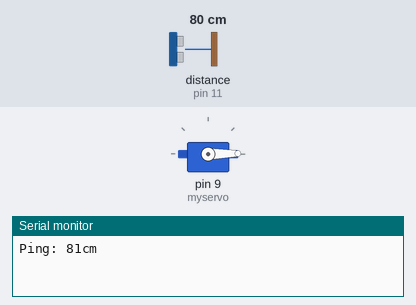
Simulated run of this sketch. Board: Arduino Uno, built with avr-gcc and run on an emulated ATmega328P. On the bench: servo, the last lines printed to the serial monitor. The test bench sets the inputs (shaded band); at power-on: distance to the obstacle (sensor on pin 11) 80 cm. The echo pulse lasts 58.3 µs per cm; random numbers use the default seed unless the sketch sets one.

Above: at 11.2 s.
11.3 s: distance to the obstacle (sensor on pin 11) set to 76 cm
At 22.4 s:
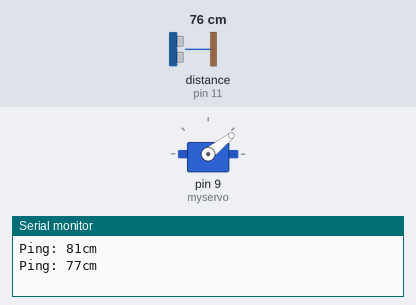
At 28.2 s:
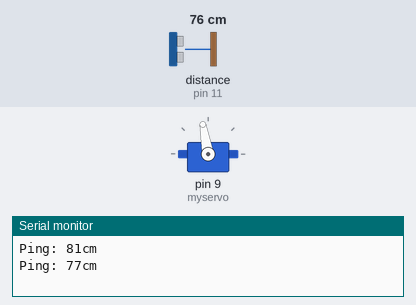
Timing chart, 0 to 39.0 s (numbered marks = the images above; inputs shaded):
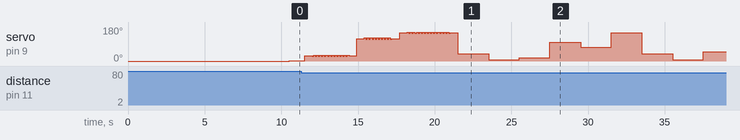

Measured:
- the behaviour switches between 79 and 78 cm on distance to the obstacle (sensor on pin 11) (found by bisection; images 0 and 1)
- after the input at 11.3 s, servo on pin 9 (myservo): 1° → 27° after 0.21 s, → 24° 0.50 s later, → 30° 0.10 s later, → 24° 0.10 s later, … (85 changes in this stretch)

The sketch:

oysterman3.ino
```cpp
#include <Servo.h>
#include <NewPing.h>

#define TRIGGER_PIN  12  // Arduino pin tied to trigger pin on the ultrasonic sensor.
#define ECHO_PIN     11  // Arduino pin tied to echo pin on the ultrasonic sensor.
#define MAX_DISTANCE 200 // Maximum distance we want to ping for (in centimeters). Maximum sensor distance is rated at 400-500cm.

NewPing sonar(TRIGGER_PIN, ECHO_PIN, MAX_DISTANCE); // NewPing setup of pins and maximum distance.


/************************************************/
Servo myservo;//create servo object to control a servo
/************************************************/

void setup()
{ Serial.begin(9600);
  myservo.attach(9);//attachs the servo on pin 9 to servo object
  myservo.write(0);//back to 0 degrees
  delay(10000);//wait for a second
  randomSeed(analogRead(A0));
}
/*************************************************/
void loop()

{ delay(500);  // Wait 500ms between pings (about 2 pings/sec). 29ms should be the shortest delay between pings.
  unsigned int uS = sonar.ping(); // Send ping, get ping time in microseconds (uS).
  Serial.print("Ping: ");
  Serial.print(uS / US_ROUNDTRIP_CM); // Convert ping time to distance and print result (0 = outside set distance range, no ping echo)
  Serial.println("cm");

  if (uS / US_ROUNDTRIP_CM<15 && uS / US_ROUNDTRIP_CM != 0){

myservo.write(133);delay(300);
myservo.write(130);delay(100);
myservo.write(135);delay(100);
myservo.write(130);delay(100);
myservo.write(135);delay(100);
myservo.write(130);delay(100);
myservo.write(135);delay(100);
myservo.write(130);delay(100);
myservo.write(135);delay(100);
myservo.write(130);delay(100);
myservo.write(135);delay(100);
myservo.write(130);delay(50);
myservo.write(135);delay(50);
myservo.write(130);delay(50);
myservo.write(135);delay(50);
myservo.write(130);delay(50);
myservo.write(135);delay(50);
myservo.write(130);delay(50);
myservo.write(135);delay(50);
myservo.write(130);delay(50);
myservo.write(135);delay(50);
myservo.write(130);delay(50);
myservo.write(135);delay(50);
myservo.write(133);delay(300);
Spell("iloveyou");

  }


  if (uS / US_ROUNDTRIP_CM>=80 && uS / US_ROUNDTRIP_CM<260){ myservo.write(uS / US_ROUNDTRIP_CM-80);delay(500);}
 if(uS / US_ROUNDTRIP_CM==263){myservo.write(135);delay(50);
myservo.write(130);delay(50);
myservo.write(135);delay(50);
myservo.write(130);delay(50);
myservo.write(135);delay(50);
myservo.write(130);delay(50);
myservo.write(135);delay(50);
myservo.write(130);delay(50);
myservo.write(135);delay(50);}
if(uS / US_ROUNDTRIP_CM==260){Spell("samurainevermournminutely");}
if(uS / US_ROUNDTRIP_CM==261){Spell("levitymournsoverstays");}
if(uS / US_ROUNDTRIP_CM==262){Spell("itstaresalonelystareenonamee");Spell("itlivesaloneeyoumaysayiamittnoooyouare");}


  if(uS / US_ROUNDTRIP_CM>14 && uS / US_ROUNDTRIP_CM <80){


myservo.write(27);delay(500);
myservo.write(24);delay(100);
myservo.write(30);delay(100);
myservo.write(24);delay(100);
myservo.write(30);delay(100);
myservo.write(24);delay(100);
myservo.write(30);delay(100);
myservo.write(24);delay(100);
myservo.write(30);delay(100);
myservo.write(24);delay(100);
myservo.write(30);delay(100);
myservo.write(24);delay(100);
myservo.write(30);delay(100);
myservo.write(24);delay(100);
myservo.write(30);delay(100);
myservo.write(24);delay(100);
myservo.write(30);delay(100);
myservo.write(24);delay(100);
myservo.write(30);delay(100);
myservo.write(24);delay(100);
myservo.write(30);delay(100);
myservo.write(24);delay(100);
myservo.write(30);delay(100);
myservo.write(24);delay(100);
myservo.write(30);delay(100);
myservo.write(27);delay(500);

myservo.write(119);delay(500);
myservo.write(122);delay(100);
myservo.write(116);delay(100);
myservo.write(122);delay(100);
myservo.write(116);delay(100);
myservo.write(122);delay(100);
myservo.write(116);delay(100);
myservo.write(122);delay(100);
myservo.write(116);delay(100);
myservo.write(122);delay(100);
myservo.write(116);delay(100);
myservo.write(122);delay(100);
myservo.write(116);delay(100);
myservo.write(122);delay(100);
myservo.write(116);delay(100);
myservo.write(122);delay(100);
myservo.write(116);delay(100);
myservo.write(122);delay(100);
myservo.write(116);delay(100);
myservo.write(119);delay(500);


myservo.write(150);delay(500);
myservo.write(153);delay(100);
myservo.write(147);delay(100);
myservo.write(153);delay(100);
myservo.write(147);delay(100);
myservo.write(153);delay(100);
myservo.write(147);delay(100);
myservo.write(153);delay(100);
myservo.write(147);delay(100);
myservo.write(153);delay(100);
myservo.write(147);delay(100);
myservo.write(153);delay(100);
myservo.write(147);delay(100);
myservo.write(153);delay(100);
myservo.write(147);delay(100);
myservo.write(153);delay(100);
myservo.write(147);delay(100);
myservo.write(153);delay(100);
myservo.write(147);delay(100);
myservo.write(153);delay(100);
myservo.write(147);delay(100);
myservo.write(153);delay(100);
myservo.write(147);delay(100);
myservo.write(153);delay(100);
myservo.write(147);delay(100);
myservo.write(153);delay(100);
myservo.write(147);delay(100);
myservo.write(153);delay(100);
myservo.write(147);delay(100);
myservo.write(150);delay(500);

int ADJECTIVEnumber = random(1,88);
int NOUNnumber = random(1,93);
if (ADJECTIVEnumber==1){Spell("yeasty");}
if (ADJECTIVEnumber==2){Spell("savory");}
if (ADJECTIVEnumber==3){Spell("lonely");}
if (ADJECTIVEnumber==4){Spell("lovely");}
if (ADJECTIVEnumber==5){Spell("vain");}
if (ADJECTIVEnumber==6){Spell("easy");}
if (ADJECTIVEnumber==7){Spell("yummy");}
if (ADJECTIVEnumber==8){Spell("enormous");}
if (ADJECTIVEnumber==9){Spell("envious");}
if (ADJECTIVEnumber==10){Spell("evil");}
if (ADJECTIVEnumber==11){Spell("silver");}
if (ADJECTIVEnumber==12){Spell("irate");}
if (ADJECTIVEnumber==13){Spell("vomitous");}
if (ADJECTIVEnumber==14){Spell("venomous");}
if (ADJECTIVEnumber==15){Spell("vile");}
if (ADJECTIVEnumber==16){Spell("stale");}
if (ADJECTIVEnumber==17){Spell("lame");}
if (ADJECTIVEnumber==18){Spell("sour");}
if (ADJECTIVEnumber==19){Spell("satin");}
if (ADJECTIVEnumber==20){Spell("leary");}
if (ADJECTIVEnumber==21){Spell("lemony");}
if (ADJECTIVEnumber==22){Spell("sly");}
if (ADJECTIVEnumber==22){Spell("smiley");;}
if (ADJECTIVEnumber==24){Spell("steamy");}
if (ADJECTIVEnumber==25){Spell("verminous");}
if (ADJECTIVEnumber==26){Spell("livery");}
if (ADJECTIVEnumber==27){Spell("solitary");}
if (ADJECTIVEnumber==28){Spell("solemn");}
if (ADJECTIVEnumber==29){Spell("lost");}
if (ADJECTIVEnumber==30){Spell("lousy");}
if (ADJECTIVEnumber==31){Spell("lovey");}
if (ADJECTIVEnumber==32){Spell("lunar");}
if (ADJECTIVEnumber==33){Spell("stolen");}
if (ADJECTIVEnumber==34){Spell("lusty");}
if (ADJECTIVEnumber==35){Spell("malty");}
if (ADJECTIVEnumber==36){Spell("manly");}
if (ADJECTIVEnumber==37){Spell("stormy");}
if (ADJECTIVEnumber==38){Spell("snarly");}
if (ADJECTIVEnumber==39){Spell("suave");}
if (ADJECTIVEnumber==40){Spell("veiny");}
if (ADJECTIVEnumber==41){Spell("mean");}
if (ADJECTIVEnumber==42){Spell("silent");}
if (ADJECTIVEnumber==43){Spell("measly");}
if (ADJECTIVEnumber==44){Spell("meaty");}
if (ADJECTIVEnumber==45){Spell("menstrual");}
if (ADJECTIVEnumber==46){Spell("saintly");}
if (ADJECTIVEnumber==47){Spell("melty");}
if (ADJECTIVEnumber==48){Spell("sultry");}
if (ADJECTIVEnumber==49){Spell("minty");}
if (ADJECTIVEnumber==50){Spell("miserly");}
if (ADJECTIVEnumber==51){Spell("misty");}
if (ADJECTIVEnumber==52){Spell("moist");}
if (ADJECTIVEnumber==53){Spell("molten");}
if (ADJECTIVEnumber==54){Spell("violent");}
if (ADJECTIVEnumber==55){Spell("immoral");}
if (ADJECTIVEnumber==56){Spell("tame");}
if (ADJECTIVEnumber==57){Spell("mortal");}
if (ADJECTIVEnumber==58){Spell("motley");}
if (ADJECTIVEnumber==59){Spell("mousey");}
if (ADJECTIVEnumber==60){Spell("musty");}
if (ADJECTIVEnumber==61){Spell("violet");}
if (ADJECTIVEnumber==62){Spell("snorty");}
if (ADJECTIVEnumber==63){Spell("naive");}
if (ADJECTIVEnumber==64){Spell("natural");}
if (ADJECTIVEnumber==65){Spell("neat");;}
if (ADJECTIVEnumber==66){Spell("nervous");}
if (ADJECTIVEnumber==67){Spell("nervy");}
if (ADJECTIVEnumber==68){Spell("salty");}
if (ADJECTIVEnumber==69){Spell("rusty");}
if (ADJECTIVEnumber==70){Spell("noisy");}
if (ADJECTIVEnumber==71){Spell("normal");}
if (ADJECTIVEnumber==72){Spell("nosey");}
if (ADJECTIVEnumber==73){Spell("tiny");}
if (ADJECTIVEnumber==74){Spell("oily");}
if (ADJECTIVEnumber==75){Spell("olivey");}
if (ADJECTIVEnumber==76){Spell("sumo");}
if (ADJECTIVEnumber==77){Spell("ornate");}
if (ADJECTIVEnumber==78){Spell("overlusty");}
if (ADJECTIVEnumber==79){Spell("rainy");}
if (ADJECTIVEnumber==80){Spell("slimy");}
if (ADJECTIVEnumber==81){Spell("ravenous");}
if (ADJECTIVEnumber==82){Spell("slanty");}
if (ADJECTIVEnumber==83){Spell("rational");}
if (ADJECTIVEnumber==84){Spell("vital");}
if (ADJECTIVEnumber==85){Spell("smart");}
if (ADJECTIVEnumber==86){Spell("uneasy");}
if (ADJECTIVEnumber==87){Spell("rosey");}
if (ADJECTIVEnumber==88){Spell("royal");}


if (NOUNnumber==1){Spell("voyeur");}
if (NOUNnumber==2){Spell("yeti");}
if (NOUNnumber==3){Spell("snot");}
if (NOUNnumber==4){Spell("alien");}
if (NOUNnumber==5){Spell("snarl");}
if (NOUNnumber==6){Spell("smartie");}
if (NOUNnumber==7){Spell("ant");}
if (NOUNnumber==8){Spell("snail");}
if (NOUNnumber==9){Spell("salmon");}
if (NOUNnumber==10){Spell("soul");}
if (NOUNnumber==11){Spell("eel");}
if (NOUNnumber==12){Spell("senorita");}
if (NOUNnumber==13){Spell("emulation");}
if (NOUNnumber==14){Spell("sternum");}
if (NOUNnumber==15){Spell("satyr");}
if (NOUNnumber==16){Spell("inmate");}
if (NOUNnumber==17){Spell("investor");}
if (NOUNnumber==18){Spell("liar");}
if (NOUNnumber==19){Spell("laser");}
if (NOUNnumber==20){Spell("savior");}
if (NOUNnumber==21){Spell("lemon");}
if (NOUNnumber==22){Spell("lemur");}
if (NOUNnumber==23){Spell("lesion");}
if (NOUNnumber==24){Spell("stain");}
if (NOUNnumber==25){Spell("lion");}
if (NOUNnumber==26){Spell("star");}
if (NOUNnumber==27){Spell("loner");}
if (NOUNnumber==28){Spell("tsunami");}
if (NOUNnumber==29){Spell("lotus");}
if (NOUNnumber==30){Spell("loser");}
if (NOUNnumber==31){Spell("lover");}
if (NOUNnumber==32){Spell("luminary");}
if (NOUNnumber==33){Spell("user");}
if (NOUNnumber==34){Spell("maestro");}
if (NOUNnumber==35){Spell("varmint");}
if (NOUNnumber==36){Spell("souvenir");}
if (NOUNnumber==37){Spell("soulmate");}
if (NOUNnumber==38){Spell("mason");}
if (NOUNnumber==39){Spell("marvel");}
if (NOUNnumber==40){Spell("urinal");}
if (NOUNnumber==41){Spell("venom");}
if (NOUNnumber==42){Spell("mayor");}
if (NOUNnumber==43){Spell("sun");}
if (NOUNnumber==44){Spell("sailor");}
if (NOUNnumber==45){Spell("riot");}
if (NOUNnumber==46){Spell("melon");}
if (NOUNnumber==47){Spell("mentor");}
if (NOUNnumber==48){Spell("venus");}
if (NOUNnumber==49){Spell("melon");}
if (NOUNnumber==50){Spell("rose");}
if (NOUNnumber==51){Spell("utensil");}
if (NOUNnumber==52){Spell("sultan");}
if (NOUNnumber==53){Spell("minotaur");}
if (NOUNnumber==54){Spell("toenail");}
if (NOUNnumber==55){Spell("simulator");}
if (NOUNnumber==56){Spell("mist");}
if (NOUNnumber==57){Spell("minuet");}
if (NOUNnumber==58){Spell("tease");}
if (NOUNnumber==59){Spell("moaner");}
if (NOUNnumber==60){Spell("mole");}
if (NOUNnumber==61){Spell("monster");}
if (NOUNnumber==62){Spell("toilet");}
if (NOUNnumber==63){Spell("morsel");}
if (NOUNnumber==64){Spell("mortal");}
if (NOUNnumber==65){Spell("motel");}
if (NOUNnumber==66){Spell("uniter");}
if (NOUNnumber==67){Spell("mouse");}
if (NOUNnumber==68){Spell("mover");}
if (NOUNnumber==69){Spell("mule");}
if (NOUNnumber==70){Spell("muse");}
if (NOUNnumber==71){Spell("tourist");}
if (NOUNnumber==72){Spell("navel");}
if (NOUNnumber==73){Spell("nest");}
if (NOUNnumber==74){Spell("servant");}
if (NOUNnumber==75){Spell("toy");}
if (NOUNnumber==76){Spell("novelty");}
if (NOUNnumber==77){Spell("nurse");}
if (NOUNnumber==78){Spell("novelist");}
if (NOUNnumber==79){Spell("nut");}
if (NOUNnumber==80){Spell("olive");}
if (NOUNnumber==81){Spell("yam");}
if (NOUNnumber==82){Spell("train");}
if (NOUNnumber==83){Spell("virus");}
if (NOUNnumber==84){Spell("ovary");}
if (NOUNnumber==85){Spell("tumor");}
if (NOUNnumber==86){Spell("nostril");}
if (NOUNnumber==87){Spell("runt");}
if (NOUNnumber==88){Spell("oysterman");}
if (NOUNnumber==89){Spell("ram");}
if (NOUNnumber==90){Spell("rat");}
if (NOUNnumber==91){Spell("raven");}
if (NOUNnumber==92){Spell("realist");}
if (NOUNnumber==93){Spell("slayer");}

}


}
void Spell(char WORD[]){

     for (int i = 0; i < strlen(WORD); i++){


    if(WORD[i]=='i'){myservo.write(7);delay(2000);}
    if(WORD[i]=='l'){myservo.write(17);delay(2000);}
    if(WORD[i]=='u'){myservo.write(27);delay(2000);}
    if(WORD[i]=='v'){myservo.write(38);delay(2000);}
    if(WORD[i]=='o'){myservo.write(50);delay(2000);}
    if(WORD[i]=='y'){myservo.write(62);delay(2000);}
    if(WORD[i]=='s'){myservo.write(74);delay(2000);}
    if(WORD[i]=='t'){myservo.write(89);delay(2000);}
    if(WORD[i]=='e'){myservo.write(100);delay(2000);}
    if(WORD[i]=='r'){myservo.write(119);delay(2000);}
    if(WORD[i]=='m'){myservo.write(133);delay(2000);}
    if(WORD[i]=='a'){myservo.write(150);delay(2000);}
    if(WORD[i]=='n'){myservo.write(170);delay(2000);}
     }


  }
/**************************************************/
```
